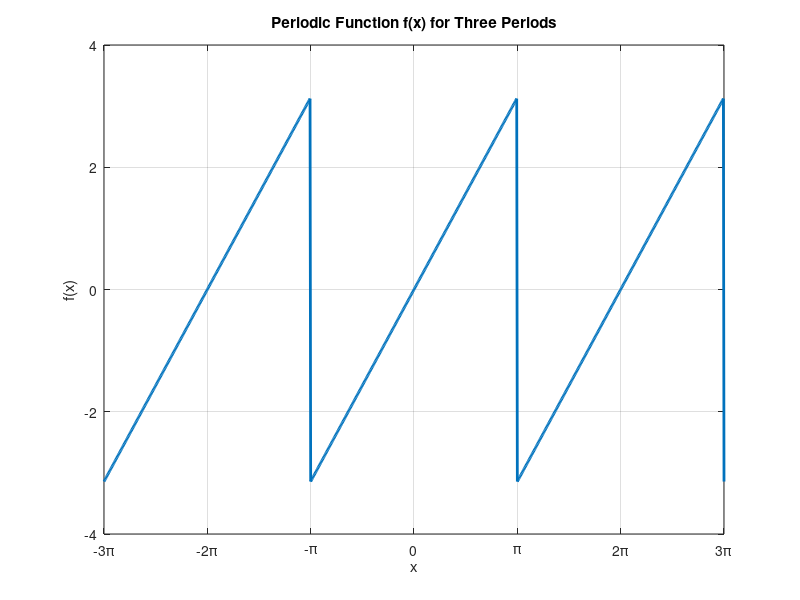

Source code (MATLAB):
% Define the range for x for three periods
x = linspace(-3*pi, 3*pi, 1000);

% Define the periodic function f(x)
f = mod(x + pi, 2*pi) - pi;

% Plot the function for three periods
figure;
plot(x, f, 'LineWidth', 2);
title('Periodic Function f(x) for Three Periods');
xlabel('x');
ylabel('f(x)');
grid on;
xlim([-3*pi 3*pi]);
xticks(-3*pi:pi:3*pi);
xticklabels({'-3\pi', '-2\pi', '-\pi', '0', '\pi', '2\pi', '3\pi'});
